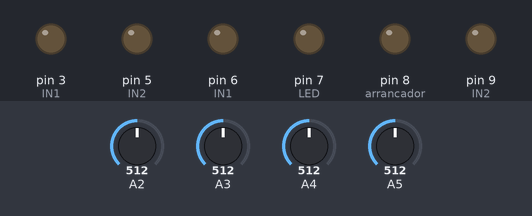
A sketch run on a simulated Arduino Uno, built with avr-gcc and run on an emulated ATmega328P. On the bench: output pins drawn as LEDs (lit = HIGH). The test bench sets the inputs (shaded band); at power-on: A2 = 512, A3 = 512, A4 = 512, A5 = 512.

Above: at 0.1 s.
At 4.1 s:
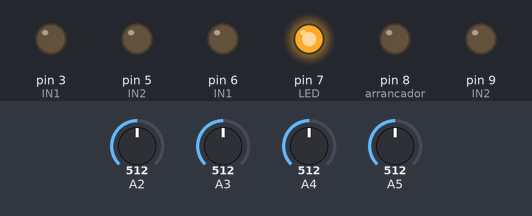
Timing chart, 0 to 6.0 s (numbered marks = the images above):
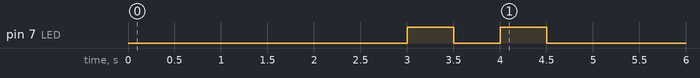

The sketch:

REM.ino
```cpp
int S1;
int S2;
int S3;
int S4;
int S5;

void setup() {
  pinMode(2,INPUT);
  pinMode(13,INPUT);
  pinMode(12,INPUT);
  pinMode(11,INPUT);
  pinMode(10,INPUT);
  pinMode(3,OUTPUT);//IN1
  pinMode(5,OUTPUT);//IN2
  pinMode(6,OUTPUT);//IN1
  pinMode(9,OUTPUT);//IN2
  pinMode(7,OUTPUT);//LED
  pinMode(8,OUTPUT);//arrancador
  delay(3000);
  digitalWrite(7,HIGH);
  delay(500);
  digitalWrite(7,LOW);
  delay(500);
  digitalWrite(7,HIGH);
  delay(500);
  digitalWrite(7,LOW);
  delay(500);
}

void loop() {
  S1=analogRead(2);
  S2=analogRead(13);
  S3=analogRead(12);
  S4=analogRead(11);
  S5=analogRead(10);
  if(S1==0 && (S2==1 || S4==1) && S3==1 && S5==0)
  {
    analogWrite(3,255);
    analogWrite(5,0);
    analogWrite(6,255);
    analogWrite(9,0);
   }
   else if(S1==1 && S2==0 && S3==0 && S4==0 && S5==0)
  {
    analogWrite(3,0);
    analogWrite(5,0);
    analogWrite(6,255);
    analogWrite(9,0);
   }
   else if(S1==0 && S2==0 && S3==0 && S4==0 && S5==1)
  {
    analogWrite(3,255);
    analogWrite(5,0);
    analogWrite(6,0);
    analogWrite(9,0);
   }
   else if(S1==0 && S2==0 && S3==0 && S4==0 && S5==0)
  {
    analogWrite(3,0);
    analogWrite(5,0);
    analogWrite(6,255);
    analogWrite(9,0);
   }
   else if(S1==0 && S2==1 && S3==1 && S4==0 && S5==0)
  {
    analogWrite(3,0);
    analogWrite(5,0);
    analogWrite(6,255);
    analogWrite(9,0);
   }
   else if(S1==0 && S2==0 && S3==1 && S4==1 && S5==0)
  {
    analogWrite(3,255);
    analogWrite(5,0);
    analogWrite(6,0);
    analogWrite(9,0);
   }
}
```
